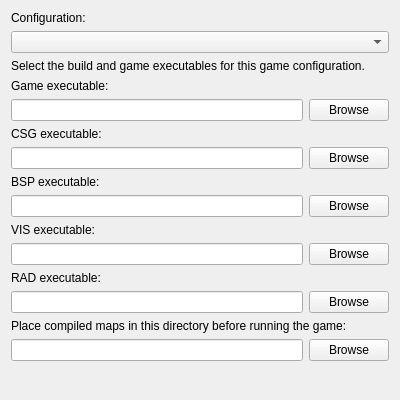
<?xml version="1.0" encoding="UTF-8"?>
<ui version="4.0">
 <class>OptionsPageBuildPrograms</class>
 <widget class="QWidget" name="OptionsPageBuildPrograms">
  <property name="geometry">
   <rect>
    <x>0</x>
    <y>0</y>
    <width>400</width>
    <height>400</height>
   </rect>
  </property>
  <property name="windowTitle">
   <string>Form</string>
  </property>
  <layout class="QGridLayout" name="gridLayout">
   <item row="4" column="1">
    <widget class="QPushButton" name="pushButton">
     <property name="text">
      <string>Browse</string>
     </property>
    </widget>
   </item>
   <item row="6" column="1">
    <widget class="QPushButton" name="pushButton_2">
     <property name="text">
      <string>Browse</string>
     </property>
    </widget>
   </item>
   <item row="10" column="0">
    <widget class="QLineEdit" name="lineEdit_4"/>
   </item>
   <item row="1" column="0" colspan="2">
    <widget class="QComboBox" name="comboBox"/>
   </item>
   <item row="0" column="0">
    <widget class="QLabel" name="label">
     <property name="text">
      <string>Configuration:</string>
     </property>
    </widget>
   </item>
   <item row="8" column="1">
    <widget class="QPushButton" name="pushButton_3">
     <property name="text">
      <string>Browse</string>
     </property>
    </widget>
   </item>
   <item row="15" column="0">
    <spacer name="verticalSpacer">
     <property name="orientation">
      <enum>Qt::Vertical</enum>
     </property>
     <property name="sizeHint" stdset="0">
      <size>
       <width>20</width>
       <height>0</height>
      </size>
     </property>
    </spacer>
   </item>
   <item row="12" column="1">
    <widget class="QPushButton" name="pushButton_5">
     <property name="text">
      <string>Browse</string>
     </property>
    </widget>
   </item>
   <item row="2" column="0" colspan="2">
    <widget class="QLabel" name="label_2">
     <property name="text">
      <string>Select the build and game executables for this game configuration.</string>
     </property>
    </widget>
   </item>
   <item row="6" column="0">
    <widget class="QLineEdit" name="lineEdit_2"/>
   </item>
   <item row="8" column="0">
    <widget class="QLineEdit" name="lineEdit_3"/>
   </item>
   <item row="10" column="1">
    <widget class="QPushButton" name="pushButton_4">
     <property name="text">
      <string>Browse</string>
     </property>
    </widget>
   </item>
   <item row="4" column="0">
    <widget class="QLineEdit" name="lineEdit"/>
   </item>
   <item row="12" column="0">
    <widget class="QLineEdit" name="lineEdit_5"/>
   </item>
   <item row="14" column="0">
    <widget class="QLineEdit" name="lineEdit_6"/>
   </item>
   <item row="14" column="1">
    <widget class="QPushButton" name="pushButton_6">
     <property name="text">
      <string>Browse</string>
     </property>
    </widget>
   </item>
   <item row="13" column="0" colspan="2">
    <widget class="QLabel" name="label_8">
     <property name="text">
      <string>Place compiled maps in this directory before running the game:</string>
     </property>
    </widget>
   </item>
   <item row="11" column="0" colspan="2">
    <widget class="QLabel" name="label_7">
     <property name="text">
      <string>RAD executable:</string>
     </property>
    </widget>
   </item>
   <item row="9" column="0" colspan="2">
    <widget class="QLabel" name="label_6">
     <property name="text">
      <string>VIS executable:</string>
     </property>
    </widget>
   </item>
   <item row="7" column="0" colspan="2">
    <widget class="QLabel" name="label_5">
     <property name="text">
      <string>BSP executable:</string>
     </property>
    </widget>
   </item>
   <item row="5" column="0" colspan="2">
    <widget class="QLabel" name="label_4">
     <property name="text">
      <string>CSG executable:</string>
     </property>
    </widget>
   </item>
   <item row="3" column="0" colspan="2">
    <widget class="QLabel" name="label_3">
     <property name="text">
      <string>Game executable:</string>
     </property>
    </widget>
   </item>
  </layout>
 </widget>
 <resources/>
 <connections/>
</ui>
